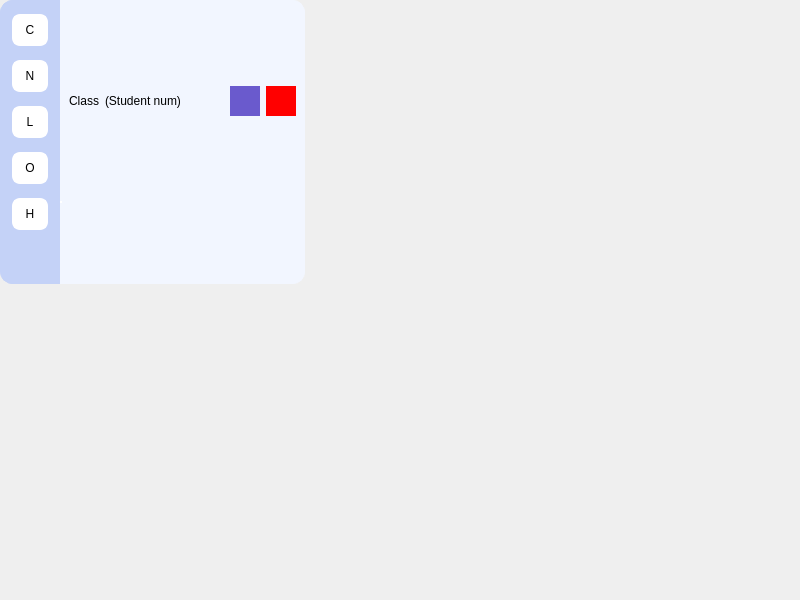
<?xml version="1.0" encoding="UTF-8"?>
<ui version="4.0">
 <class>MainWindow</class>
 <widget class="QMainWindow" name="MainWindow">
  <property name="geometry">
   <rect>
    <x>0</x>
    <y>0</y>
    <width>800</width>
    <height>600</height>
   </rect>
  </property>
  <property name="windowTitle">
   <string>MainWindow</string>
  </property>
  <widget class="QWidget" name="centralwidget">
   <layout class="QHBoxLayout" name="horizontalLayout">
    <property name="spacing">
     <number>0</number>
    </property>
    <property name="sizeConstraint">
     <enum>QLayout::SetFixedSize</enum>
    </property>
    <property name="leftMargin">
     <number>0</number>
    </property>
    <property name="topMargin">
     <number>0</number>
    </property>
    <property name="rightMargin">
     <number>0</number>
    </property>
    <property name="bottomMargin">
     <number>0</number>
    </property>
    <item>
     <widget class="BasicButtonWidget" name="widget_3" native="true">
      <property name="minimumSize">
       <size>
        <width>60</width>
        <height>0</height>
       </size>
      </property>
      <property name="maximumSize">
       <size>
        <width>60</width>
        <height>16777215</height>
       </size>
      </property>
      <property name="styleSheet">
       <string notr="true">border-left:1px solid #C4D2F7;
border-top:1px solid #C4D2F7;
border-bottom:1px solid #C4D2F7;
border-right:0;
border-top-left-radius:12px;
border-top-right-radius:0;
border-bottom-left-radius:12px;
border-bottom-right-radius:0;
background:#C4D2F7;</string>
      </property>
      <layout class="QVBoxLayout" name="verticalLayout_5">
       <property name="sizeConstraint">
        <enum>QLayout::SetMinimumSize</enum>
       </property>
       <item>
        <widget class="QWidget" name="widget_10" native="true">
         <layout class="QVBoxLayout" name="verticalLayout">
          <property name="sizeConstraint">
           <enum>QLayout::SetMinimumSize</enum>
          </property>
          <property name="leftMargin">
           <number>1</number>
          </property>
          <property name="topMargin">
           <number>1</number>
          </property>
          <property name="rightMargin">
           <number>1</number>
          </property>
          <property name="bottomMargin">
           <number>1</number>
          </property>
          <item>
           <widget class="QPushButton" name="pushButton">
            <property name="minimumSize">
             <size>
              <width>40</width>
              <height>40</height>
             </size>
            </property>
            <property name="maximumSize">
             <size>
              <width>40</width>
              <height>40</height>
             </size>
            </property>
            <property name="styleSheet">
             <string notr="true">QPushButton{
    border-radius: 8px;
    padding: 4px 4px;
    text-align: center;
    text-decoration: none;
    margin: 4px 2px;
	background:white;
    color: black;
    border: 2px solid white;
}
QPushButton:hover {
    border: 2px solid #cbcbcb;
    background-color: #cbcbcb;
}
QPushButton:checked {
 	border: 2px solid #8470FF;
    background-color:  #8470FF;
	color: white;
}
QPushButton:pressed {
    background-color: #6A5ACD;
	border: 2px solid #6A5ACD;
}</string>
            </property>
            <property name="text">
             <string>C</string>
            </property>
            <property name="checkable">
             <bool>true</bool>
            </property>
            <property name="autoExclusive">
             <bool>true</bool>
            </property>
           </widget>
          </item>
          <item>
           <widget class="QPushButton" name="pushButton_7">
            <property name="minimumSize">
             <size>
              <width>40</width>
              <height>40</height>
             </size>
            </property>
            <property name="maximumSize">
             <size>
              <width>40</width>
              <height>40</height>
             </size>
            </property>
            <property name="styleSheet">
             <string notr="true">QPushButton{
    border-radius: 8px;
    padding: 4px 4px;
    text-align: center;
    text-decoration: none;
    margin: 4px 2px;
	background:white;
    color: black;
    border: 2px solid white;
}
QPushButton:hover {
    border: 2px solid #cbcbcb;
    background-color: #cbcbcb;
}
QPushButton:checked {
 	border: 2px solid #8470FF;
    background-color:  #8470FF;
	color: white;
}
QPushButton:pressed {
    background-color: #6A5ACD;
	border: 2px solid #6A5ACD;
}</string>
            </property>
            <property name="text">
             <string>N</string>
            </property>
            <property name="checkable">
             <bool>true</bool>
            </property>
            <property name="autoExclusive">
             <bool>true</bool>
            </property>
           </widget>
          </item>
          <item>
           <widget class="QPushButton" name="pushButton_2">
            <property name="minimumSize">
             <size>
              <width>40</width>
              <height>40</height>
             </size>
            </property>
            <property name="maximumSize">
             <size>
              <width>40</width>
              <height>40</height>
             </size>
            </property>
            <property name="styleSheet">
             <string notr="true">QPushButton{
    border-radius: 8px;
    padding: 4px 4px;
    text-align: center;
    text-decoration: none;
    margin: 4px 2px;
	background:white;
    color: black;
    border: 2px solid white;
}
QPushButton:hover {
    border: 2px solid #cbcbcb;
    background-color: #cbcbcb;
}
QPushButton:checked {
 	border: 2px solid #8470FF;
    background-color:  #8470FF;
	color: white;
}
QPushButton:pressed {
    background-color: #6A5ACD;
	border: 2px solid #6A5ACD;
}</string>
            </property>
            <property name="text">
             <string>L</string>
            </property>
            <property name="checkable">
             <bool>true</bool>
            </property>
            <property name="autoExclusive">
             <bool>true</bool>
            </property>
           </widget>
          </item>
          <item>
           <widget class="QPushButton" name="pushButton_3">
            <property name="minimumSize">
             <size>
              <width>40</width>
              <height>40</height>
             </size>
            </property>
            <property name="maximumSize">
             <size>
              <width>40</width>
              <height>40</height>
             </size>
            </property>
            <property name="styleSheet">
             <string notr="true">QPushButton{
    border-radius: 8px;
    padding: 4px 4px;
    text-align: center;
    text-decoration: none;
    margin: 4px 2px;
	background:white;
    color: black;
    border: 2px solid white;
}
QPushButton:hover {
    border: 2px solid #cbcbcb;
    background-color: #cbcbcb;
}
QPushButton:checked {
 	border: 2px solid #8470FF;
    background-color:  #8470FF;
	color: white;
}
QPushButton:pressed {
    background-color: #6A5ACD;
	border: 2px solid #6A5ACD;
}</string>
            </property>
            <property name="text">
             <string>O</string>
            </property>
            <property name="checkable">
             <bool>true</bool>
            </property>
            <property name="autoExclusive">
             <bool>true</bool>
            </property>
           </widget>
          </item>
          <item>
           <widget class="QPushButton" name="pushButton_6">
            <property name="minimumSize">
             <size>
              <width>40</width>
              <height>40</height>
             </size>
            </property>
            <property name="maximumSize">
             <size>
              <width>40</width>
              <height>40</height>
             </size>
            </property>
            <property name="styleSheet">
             <string notr="true">QPushButton{
    border-radius: 8px;
    padding: 4px 4px;
    text-align: center;
    text-decoration: none;
    margin: 4px 2px;
	background:white;
    color: black;
    border: 2px solid white;
}
QPushButton:hover {
    border: 2px solid #cbcbcb;
    background-color: #cbcbcb;
}
QPushButton:checked {
 	border: 2px solid #8470FF;
    background-color:  #8470FF;
	color: white;
}
QPushButton:pressed {
    background-color: #6A5ACD;
	border: 2px solid #6A5ACD;
}</string>
            </property>
            <property name="text">
             <string>H</string>
            </property>
            <property name="checkable">
             <bool>true</bool>
            </property>
            <property name="autoExclusive">
             <bool>true</bool>
            </property>
           </widget>
          </item>
         </layout>
        </widget>
       </item>
       <item>
        <spacer name="verticalSpacer">
         <property name="orientation">
          <enum>Qt::Vertical</enum>
         </property>
         <property name="sizeHint" stdset="0">
          <size>
           <width>20</width>
           <height>40</height>
          </size>
         </property>
        </spacer>
       </item>
      </layout>
     </widget>
    </item>
    <item>
     <widget class="QWidget" name="widget_6" native="true">
      <property name="styleSheet">
       <string notr="true">border-left:1px solid #F2F6FF;
border-top:1px solid #F2F6FF;
border-bottom:1px solid #F2F6FF;
border-right:1px solid #F2F6FF;
border-top-left-radius:0;
border-top-right-radius:12px;
border-bottom-left-radius:0;
border-bottom-right-radius:12px;
background:#F2F6FF;</string>
      </property>
      <layout class="QVBoxLayout" name="verticalLayout_4">
       <property name="spacing">
        <number>0</number>
       </property>
       <property name="sizeConstraint">
        <enum>QLayout::SetMinimumSize</enum>
       </property>
       <property name="leftMargin">
        <number>0</number>
       </property>
       <property name="topMargin">
        <number>1</number>
       </property>
       <property name="bottomMargin">
        <number>1</number>
       </property>
       <item>
        <widget class="BasicButtonWidget" name="widget_4" native="true">
         <property name="minimumSize">
          <size>
           <width>0</width>
           <height>30</height>
          </size>
         </property>
         <property name="maximumSize">
          <size>
           <width>16777215</width>
           <height>40</height>
          </size>
         </property>
         <property name="styleSheet">
          <string notr="true">border-radius:0;
border:0;</string>
         </property>
         <layout class="QHBoxLayout" name="horizontalLayout_2">
          <property name="spacing">
           <number>0</number>
          </property>
          <property name="sizeConstraint">
           <enum>QLayout::SetMinimumSize</enum>
          </property>
          <property name="leftMargin">
           <number>0</number>
          </property>
          <property name="topMargin">
           <number>0</number>
          </property>
          <property name="rightMargin">
           <number>0</number>
          </property>
          <property name="bottomMargin">
           <number>0</number>
          </property>
          <item>
           <widget class="QWidget" name="widget_8" native="true">
            <property name="styleSheet">
             <string notr="true">border-radius:0;
border:0;</string>
            </property>
            <layout class="QHBoxLayout" name="horizontalLayout_5">
             <property name="sizeConstraint">
              <enum>QLayout::SetFixedSize</enum>
             </property>
             <item>
              <widget class="QLabel" name="label">
               <property name="styleSheet">
                <string notr="true">QLabel{
	font-size:14px;
	font-weight: bold;
};</string>
               </property>
               <property name="text">
                <string>Class</string>
               </property>
               <property name="alignment">
                <set>Qt::AlignRight|Qt::AlignTrailing|Qt::AlignVCenter</set>
               </property>
              </widget>
             </item>
             <item>
              <widget class="QLabel" name="label_2">
               <property name="text">
                <string>(Student num)</string>
               </property>
              </widget>
             </item>
            </layout>
           </widget>
          </item>
          <item>
           <spacer name="horizontalSpacer_2">
            <property name="orientation">
             <enum>Qt::Horizontal</enum>
            </property>
            <property name="sizeHint" stdset="0">
             <size>
              <width>40</width>
              <height>20</height>
             </size>
            </property>
           </spacer>
          </item>
          <item>
           <widget class="QWidget" name="widget_9" native="true">
            <property name="minimumSize">
             <size>
              <width>0</width>
              <height>0</height>
             </size>
            </property>
            <property name="maximumSize">
             <size>
              <width>16777215</width>
              <height>16777215</height>
             </size>
            </property>
            <layout class="QHBoxLayout" name="horizontalLayout_4">
             <property name="sizeConstraint">
              <enum>QLayout::SetFixedSize</enum>
             </property>
             <property name="leftMargin">
              <number>0</number>
             </property>
             <property name="topMargin">
              <number>4</number>
             </property>
             <property name="rightMargin">
              <number>0</number>
             </property>
             <property name="bottomMargin">
              <number>4</number>
             </property>
             <item>
              <widget class="QPushButton" name="pushButton_4">
               <property name="minimumSize">
                <size>
                 <width>30</width>
                 <height>30</height>
                </size>
               </property>
               <property name="maximumSize">
                <size>
                 <width>30</width>
                 <height>30</height>
                </size>
               </property>
               <property name="styleSheet">
                <string notr="true">QPushButton{
    border-radius:0;
    color: white;
    background-color: #6A5ACD;
    border: 2px solid #6A5ACD;
}
QPushButton:checked {
    background-color: #6A5ACD;
	color: white;
}
QPushButton:pressed {
    background-color: #8470FF;
	border: 2px solid #8470FF;
}</string>
               </property>
               <property name="text">
                <string/>
               </property>
              </widget>
             </item>
             <item>
              <widget class="QPushButton" name="pushButton_5">
               <property name="minimumSize">
                <size>
                 <width>30</width>
                 <height>30</height>
                </size>
               </property>
               <property name="maximumSize">
                <size>
                 <width>30</width>
                 <height>30</height>
                </size>
               </property>
               <property name="styleSheet">
                <string notr="true">QPushButton{
    border-radius:0;
    color: white;
    background-color: red;
    border: 2px solid red;
}
QPushButton:checked {
    background-color: red;
	color: white;
}
QPushButton:pressed {
    background-color: #ff4837;
	border: 2px solid #ff4837;
}</string>
               </property>
               <property name="text">
                <string/>
               </property>
              </widget>
             </item>
            </layout>
           </widget>
          </item>
         </layout>
        </widget>
       </item>
       <item>
        <widget class="QWidget" name="widget_7" native="true">
         <property name="styleSheet">
          <string notr="true">border:0</string>
         </property>
         <layout class="QHBoxLayout" name="horizontalLayout_3">
          <property name="spacing">
           <number>0</number>
          </property>
          <property name="sizeConstraint">
           <enum>QLayout::SetFixedSize</enum>
          </property>
          <property name="leftMargin">
           <number>0</number>
          </property>
          <property name="topMargin">
           <number>0</number>
          </property>
          <property name="rightMargin">
           <number>0</number>
          </property>
          <property name="bottomMargin">
           <number>0</number>
          </property>
          <item>
           <widget class="QWidget" name="widget" native="true">
            <property name="styleSheet">
             <string notr="true">border-radius:0;
border:0;
background:#ffffff;</string>
            </property>
            <layout class="QVBoxLayout" name="verticalLayout_3">
             <property name="sizeConstraint">
              <enum>QLayout::SetFixedSize</enum>
             </property>
             <property name="leftMargin">
              <number>1</number>
             </property>
             <property name="topMargin">
              <number>1</number>
             </property>
             <property name="rightMargin">
              <number>1</number>
             </property>
             <property name="bottomMargin">
              <number>1</number>
             </property>
            </layout>
           </widget>
          </item>
         </layout>
        </widget>
       </item>
      </layout>
     </widget>
    </item>
   </layout>
  </widget>
 </widget>
 <customwidgets>
  <customwidget>
   <class>BasicButtonWidget</class>
   <extends>QWidget</extends>
   <header>basicbuttonwidget/basicbuttonwidget.h</header>
   <container>1</container>
  </customwidget>
 </customwidgets>
 <resources/>
 <connections/>
</ui>
